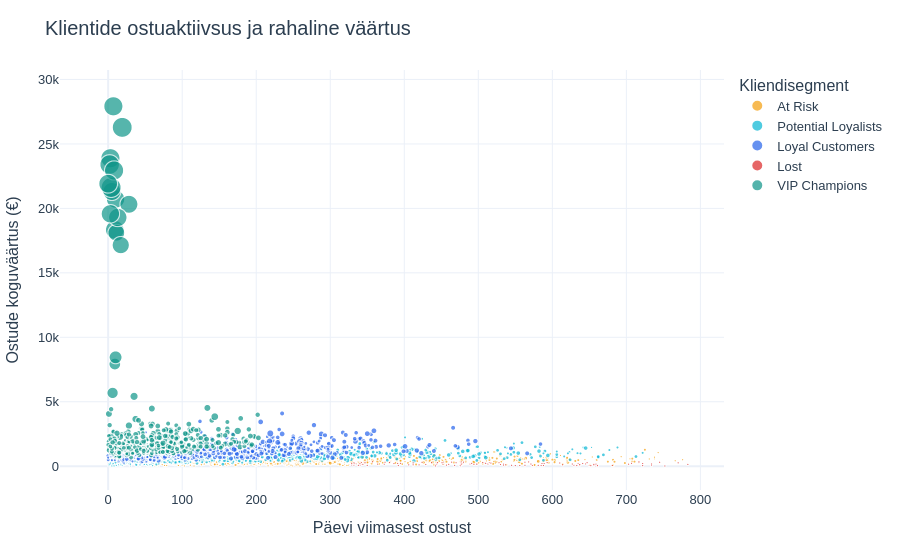

Source (notebook cell):
### Code cell
# Loon klientide ostuaktiivsuse hajuvusdiagrammi.
fig_hajuvus = loo_hajuvusdiagramm(rfm)

# Kuvan diagrammi notebook'is.
display(fig_hajuvus)

### Figure 1 — Plotly figure (JSON) as saved in the notebook; plotly's stock layout.template omitted (floating-point values rounded to 4 significant figures; data arrays with more than 128 entries replaced by an {"elided": "..."} marker saying what was removed)
{"data": [{"customdata": {"elided": "524x1 float values"}, "hovertemplate": "Kliendisegment=At Risk<br>Päevi viimasest ostust=%{x}<br>Ostude koguväärtus (€)=%{y}<br>Ostude arv=%{marker.size}<br>customer_id=%{customdata[0]}<extra></extra>", "legendgroup": "At Risk", "marker": {"color": "#F59E0B", "size": {"elided": "524 int values"}, "sizemode": "area", "sizeref": 0.1925, "symbol": "circle"}, "mode": "markers", "name": "At Risk", "showlegend": true, "type": "scattergl", "x": {"elided": "524 int values"}, "xaxis": "x", "y": {"elided": "524 float values"}, "yaxis": "y"}, {"customdata": {"elided": "768x1 float values"}, "hovertemplate": "Kliendisegment=Potential Loyalists<br>Päevi viimasest ostust=%{x}<br>Ostude koguväärtus (€)=%{y}<br>Ostude arv=%{marker.size}<br>customer_id=%{customdata[0]}<extra></extra>", "legendgroup": "Potential Loyalists", "marker": {"color": "#06B6D4", "size": {"elided": "768 int values"}, "sizemode": "area", "sizeref": 0.1925, "symbol": "circle"}, "mode": "markers", "name": "Potential Loyalists", "showlegend": true, "type": "scattergl", "x": {"elided": "768 int values"}, "xaxis": "x", "y": {"elided": "768 float values"}, "yaxis": "y"}, {"customdata": {"elided": "678x1 float values"}, "hovertemplate": "Kliendisegment=Loyal Customers<br>Päevi viimasest ostust=%{x}<br>Ostude koguväärtus (€)=%{y}<br>Ostude arv=%{marker.size}<br>customer_id=%{customdata[0]}<extra></extra>", "legendgroup": "Loyal Customers", "marker": {"color": "#2563EB", "size": {"elided": "678 int values"}, "sizemode": "area", "sizeref": 0.1925, "symbol": "circle"}, "mode": "markers", "name": "Loyal Customers", "showlegend": true, "type": "scattergl", "x": {"elided": "678 int values"}, "xaxis": "x", "y": {"elided": "678 float values"}, "yaxis": "y"}, {"customdata": [[2006.0], [2061.0], [2063.0], [2122.0], [2127.0], [2129.0], [2164.0], [2177.0], [2189.0], [2232.0], [2253.0], [2262.0], [2284.0], [2308.0], [2309.0], [2310.0], [2395.0], [2399.0], [2446.0], [2466.0], [2476.0], [2496.0], [2520.0], [2594.0], [2601.0], [2623.0], [2625.0], [2649.0], [2658.0], [2665.0], [2670.0], [2677.0], [2776.0], [2818.0], [2916.0], [3032.0], [3093.0], [3121.0], [3142.0], [3187.0], [3224.0], [3244.0], [3255.0], [3264.0], [3278.0], [3299.0], [3409.0], [3448.0], [3466.0], [3468.0], [3473.0], [3497.0], [3537.0], [3543.0], [3564.0], [3584.0], [3611.0], [3616.0], [3630.0], [3733.0], [3763.0], [3785.0], [3791.0], [3802.0], [3808.0], [3838.0], [3864.0], [3877.0], [3927.0], [3931.0], [3948.0], [3962.0], [3964.0], [3965.0], [3999.0], [4013.0], [4021.0], [4030.0], [4031.0], [4034.0], [4041.0], [4079.0], [4089.0], [4117.0], [4124.0], [4125.0], [4151.0], [4186.0], [4241.0], [4306.0], [4313.0], [4362.0], [4370.0], [4379.0], [4387.0], [4433.0], [4434.0], [4526.0], [4531.0], [4555.0], [4608.0], [4669.0], [4702.0], [4704.0], [4723.0], [4739.0], [4745.0], [4750.0], [4773.0], [4784.0], [4789.0], [4889.0], [4898.0], [4910.0], [4913.0], [4933.0], [4954.0]], "hovertemplate": "Kliendisegment=Lost<br>Päevi viimasest ostust=%{x}<br>Ostude koguväärtus (€)=%{y}<br>Ostude arv=%{marker.size}<br>customer_id=%{customdata[0]}<extra></extra>", "legendgroup": "Lost", "marker": {"color": "#DC2626", "size": [1, 1, 1, 1, 1, 2, 1, 1, 1, 1, 1, 1, 1, 1, 1, 1, 1, 1, 1, 1, 1, 1, 1, 1, 1, 1, 1, 1, 1, 1, 1, 1, 1, 1, 1, 1, 1, 1, 1, 1, 1, 1, 1, 1, 1, 1, 1, 1, 1, 1, 1, 1, 1, 1, 1, 1, 1, 1, 1, 1, 1, 1, 1, 1, 1, 1, 1, 1, 1, 1, 1, 1, 1, 1, 1, 1, 1, 1, 1, 1, 1, 1, 1, 1, 1, 1, 1, 1, 1, 1, 1, 1, 1, 1, 1, 1, 1, 1, 1, 1, 1, 1, 1, 1, 1, 1, 1, 1, 1, 1, 1, 1, 1, 1, 1, 1, 1], "sizemode": "area", "sizeref": 0.1925, "symbol": "circle"}, "mode": "markers", "name": "Lost", "showlegend": true, "type": "scattergl", "x": [477, 681, 332, 752, 381, 444, 386, 460, 572, 489, 453, 745, 635, 470, 563, 498, 661, 347, 585, 329, 475, 528, 457, 335, 445, 509, 545, 393, 550, 476, 364, 783, 342, 357, 707, 722, 657, 641, 593, 510, 329, 479, 443, 498, 452, 513, 429, 437, 734, 442, 717, 659, 629, 412, 573, 344, 342, 656, 395, 406, 645, 451, 659, 420, 515, 391, 586, 477, 656, 571, 703, 340, 563, 340, 347, 610, 568, 633, 627, 647, 464, 589, 581, 424, 468, 380, 588, 637, 734, 412, 637, 494, 717, 491, 412, 650, 534, 537, 661, 333, 517, 332, 392, 338, 373, 480, 770, 506, 722, 374, 652, 614, 556, 534, 412, 530, 350], "xaxis": "x", "y": [327.1, 57.08, 81.48, 16.62, 334.5, 197.7, 205.0, 141.1, 110.7, 166.3, 307.2, 304.1, 210.4, 269.9, 67.75, 153.1, 72.6, 209.1, 54.95, 104.1, 62.56, 269.9, 81.48, 184.2, 282.9, 253.8, 67.75, 172.3, 48.85, 41.79, 158.9, 139.7, 138.1, 342.7, 221.4, 205.9, 153.6, 210.2, 276.3, 218.8, 215.6, 205.9, 106.7, 163.6, 153.4, 171.3, 130.4, 271.4, 57.08, 23.45, 273.1, 26.79, 74.81, 78.09, 58.96, 142.6, 282.9, 63.3, 222.1, 106.8, 183.4, 272.0, 154.7, 106.2, 282.9, 216.2, 208.1, 160.9, 140.0, 167.2, 152.1, 49.08, 305.7, 190.8, 298.9, 247.0, 332.6, 51.58, 167.2, 274.8, 311.7, 201.9, 62.56, 299.1, 60.37, 279.4, 53.24, 83.97, 169.1, 290.3, 121.5, 141.1, 339.2, 218.5, 84.54, 55.04, 181.7, 106.7, 41.63, 201.1, 241.1, 260.7, 50.85, 65.6, 159.2, 307.2, 263.1, 285.1, 47.36, 304.3, 42.64, 109.9, 53.58, 84.95, 166.3, 130.7, 63.95], "yaxis": "y"}, {"customdata": {"elided": "453x1 float values"}, "hovertemplate": "Kliendisegment=VIP Champions<br>Päevi viimasest ostust=%{x}<br>Ostude koguväärtus (€)=%{y}<br>Ostude arv=%{marker.size}<br>customer_id=%{customdata[0]}<extra></extra>", "legendgroup": "VIP Champions", "marker": {"color": "#0D9488", "size": {"elided": "453 int values"}, "sizemode": "area", "sizeref": 0.1925, "symbol": "circle"}, "mode": "markers", "name": "VIP Champions", "showlegend": true, "type": "scattergl", "x": {"elided": "453 int values"}, "xaxis": "x", "y": {"elided": "453 float values"}, "yaxis": "y"}], "layout": {"height": 550, "hovermode": "closest", "legend": {"itemsizing": "constant", "title": {"text": "Kliendisegment"}, "tracegroupgap": 0}, "title": {"text": "Klientide ostuaktiivsus ja rahaline väärtus"}, "xaxis": {"anchor": "y", "domain": [0, 1], "title": {"text": "Päevi viimasest ostust"}}, "yaxis": {"anchor": "x", "domain": [0, 1], "title": {"text": "Ostude koguväärtus (€)"}}}}
